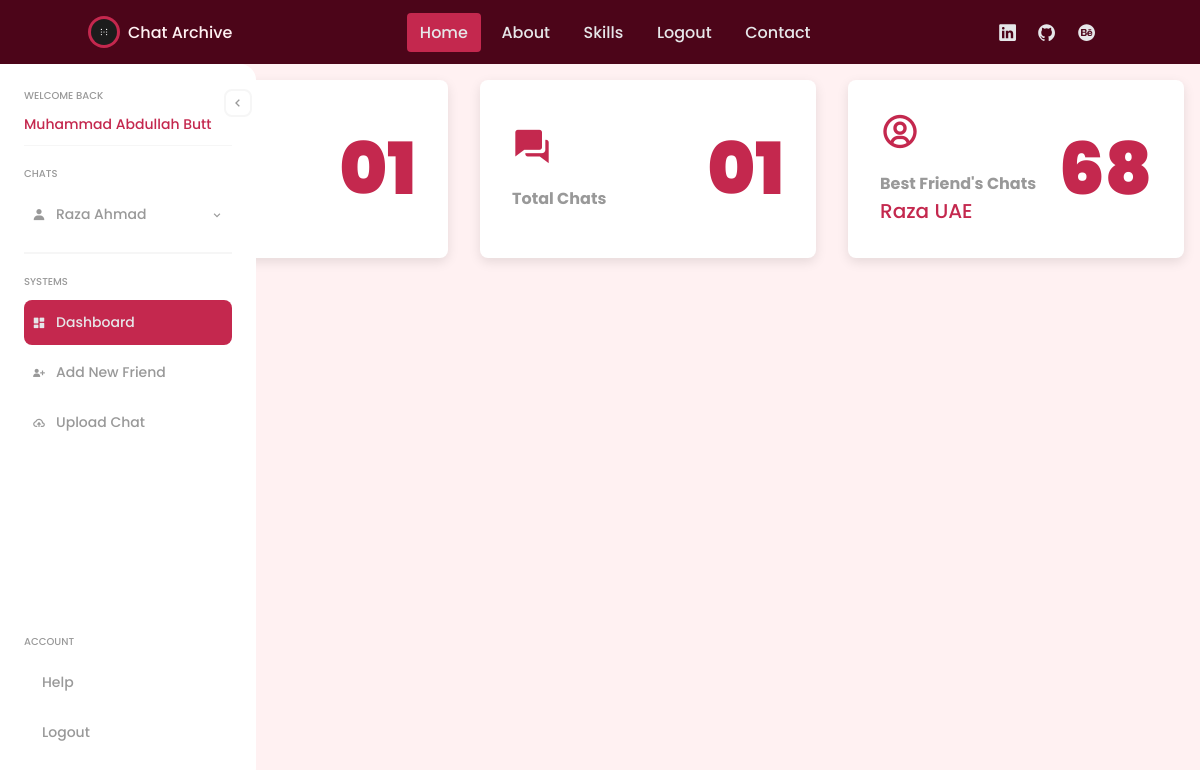
The app's page /dashboard/ (signed in), older data.
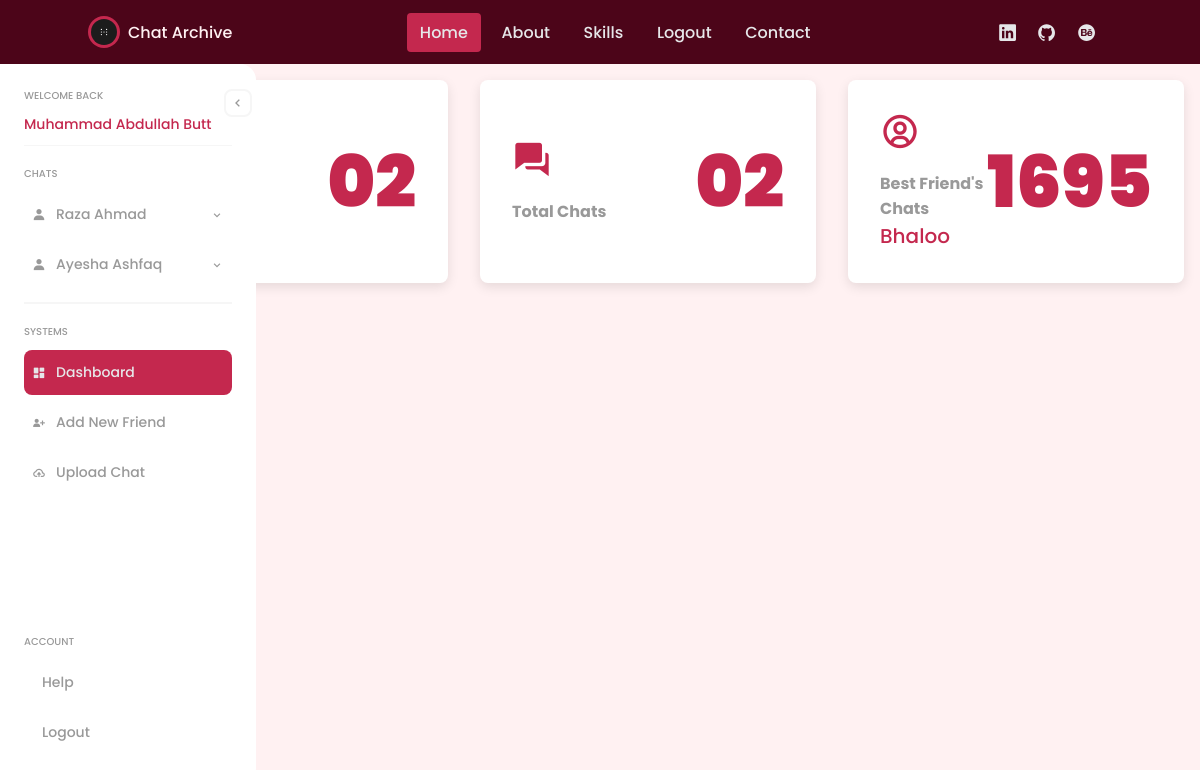
The same page, newer data.
### archivehandler/models.py (models this page shows, shortened)
class Friend(models.Model):
    name = models.CharField(max_length=200)
    display_name = models.CharField(max_length=200)
    user = models.ForeignKey(User, on_delete=models.CASCADE, related_name='friends')
    slug = models.SlugField(unique=True, max_length=255)
    class Meta:
        unique_together = ('user', 'slug')

### archivehandler/views.py (the view)
# urls.py: path('dashboard/', views.dashboard, name='dashboard'),
@login_required
def dashboard(request):
    total_friends_count = str(Friend.objects.filter(user=request.user).count()).zfill(2)
    total_chats_count = str(Chat.objects.filter(friend__user=request.user).count()).zfill(2)
    friend_with_max_messages = Friend.objects.filter(chats__friend__user=request.user) \
                                           .annotate(num_messages=Count('chats__messages')) \
                                           .order_by('-num_messages', 'id') \
                                           .first()
    friends_chats = get_friends_chats(request)
    context = {
        'total_friends_count': total_friends_count,
        'total_chats_count': total_chats_count,
        'friend_with_max_messages': friend_with_max_messages,
        'friends_chats': friends_chats,
    }
    return render(request, "dashboard.html", context)

### archivehandler/views.py (called while the page is built)
def get_friends_chats(request):
    friends = Friend.objects.filter(user=request.user)
    friends_chats = {}
    for friend in friends:
        chats = Chat.objects.filter(friend=friend)
        friends_chats[friend] = chats
    return friends_chats

### templates/dashboard.html (shortened to what this page needs)
{% extends "framer.html" %}
{% load static %}
{% block framer_content %}
<div class="framer-div dashboard-hero-container">
    <div class="dashboard-hero-card">
        <div class="dashboard-hero-content">
            <h3>Total Friends</h3>
        </div>
        <h1 class="dashboard-count">{{total_friends_count}}</h1>
    </div>
    <div class="dashboard-hero-card">
        <div class="dashboard-hero-content">
            <i class='bx bxs-conversation' ></i>
            <h3>Total Chats</h3>
        </div>
        <h1 class="dashboard-count">{{total_chats_count}}</h1>
    </div>
    <div class="dashboard-hero-card">
        <div class="dashboard-hero-content">
            <i class='bx bx-user-circle'></i>
            <h3>Best Friend's Chats</h3>
            <p> {{ friend_with_max_messages.display_name }}</p>
        </div>
        <h1 class="dashboard-count">{{ friend_with_max_messages.num_messages }}</h1>
    </div>
</div>
{% endblock framer_content %}

### templates/framer.html
{% extends "main.html" %}
{% load static %}
{% block body_content %}
<div class="framer-container">
{% include 'sidebar.html' %}
{% block framer_content %}{% endblock framer_content %}
</div>
{% endblock body_content %}

### templates/main.html (shortened to what this page needs)
{% load static %}
<!DOCTYPE html>
<html lang="en">
<head>
    <link rel="stylesheet" href="{% static 'css/styles.css' %}">
    <link rel="stylesheet" href="{% static 'css/responsive.css' %}">
    <link href='https://unpkg.com/boxicons@2.1.4/css/boxicons.min.css' rel='stylesheet'>
    <link rel="stylesheet" href="https://cdnjs.cloudflare.com/ajax/libs/font-awesome/6.3.0/css/all.min.css">
</head>
<body>
    {% include 'header.html' %}
    {% block body_content %}{% endblock body_content %}
</body>
</html>

### templates/header.html (shortened to what this page needs)
{% load static %}
<header class="header">
    <nav class="nav" id="nav-menu">
        <div class="nav__content bd-grid">
            <div class="nav__perfil">
                <div class="nav__img">
                    <img src="{% static 'images/logo.svg' %}" alt="">
                </div>
                <div>
                    <a href="{% url 'home' %}" class="nav__name">Chat Archive</a>
                </div>
            </div>
            <div class="nav__menu">
                <ul class="nav__list">
                    <li class="nav__item"><a href="#" class="nav__link active">Home</a></li>
                    <li class="nav__item"><a href="#" class="nav__link">About</a></li>
                    <li class="nav__item"><a href="#" class="nav__link">Skills</a></li>
                    {% if user.is_authenticated %}
                        <li class="nav__item"><a href="{% url 'logout' %}" class="nav__link">Logout</a></li>
                    {% else %}
                        <li class="nav__item"><a href="{% url 'login' %}" class="nav__link">Login</a></li>
                    {% endif %}
                    <li class="nav__item"><a href="#" class="nav__link">Contact</a></li>
                </ul>
            </div>
            <div class="nav__social">
                <a href="#" class="nav__social-icon"><ion-icon name="logo-linkedin"></ion-icon></a>
                <a href="#" class="nav__social-icon"><ion-icon name="logo-github"></ion-icon></a>
                <a href="#" class="nav__social-icon"><ion-icon name="logo-behance"></ion-icon></a>
            </div>
        </div>
    </nav>
</header>

### templates/sidebar.html (shortened to what this page needs)
{% load static %}
<div class="sidebar">
    <div class="menu-btn">
        <i class='bx bx-chevron-left'></i>
    </div>
    <div class="head">
        <div class="user-details">
            <p class="title">Welcome Back</p>
            <p class="name">{{user.first_name}}</p>
        </div>
    </div>
    <div class="nav">
        <div class="menu">
            <p class="title">Chats</p>
            <ul>
                {% for friend, chats in friends_chats.items %}
                <li>
                    <a href="#">
                    <i class='bx bxs-user'></i>
                    <span class="text">{{ friend.name }}</span>
                    <i class='bx bx-chevron-down arrow'></i>
                    </a>
                </li>
                {% endfor %}
            </ul>
        </div>
        <div class="menu">
            <p class="title">Systems</p>
            <ul>
                <li class="{% if request.path == '/dashboard/' %}active{% endif %}">
                    <a href="{% url "dashboard" %}">
                    <i class='bx bxs-dashboard' ></i>
                    <span class="text">Dashboard</span>
                    </a>
                </li>
                <li class="{% if request.path == '/add_friend/' %}active{% endif %}">
                    <a href="{% url "add_friend" %}">
                        <i class='bx bxs-user-plus'></i>
                        <span class="text">Add New Friend</span>
                    </a>
                </li>
                <li class="{% if request.path == '/upload_chat/' %}active{% endif %}">
                    <a href="{% url "upload_chat" %}">
                        <i class='bx bx-cloud-upload'></i>
                        <span class="text">Upload Chat</span>
                    </a>
                </li>
            </ul>
        </div>
    </div>
    <div class="menu">
      <p class="title">Account</p>
      <ul>
        <li>
          <a href="#">
            <span class="text">Help</span>
          </a>
        </li>
        <li>
          <a href="#">
            <span class="text">Logout</span>
          </a>
        </li>
      </ul>
    </div>
</div>

### static/css/responsive.css (style rules this page uses)
@media screen and (min-width: 768px) { :root { --normal-font-size: 1rem; --small-font-size: .875rem; } }
@media screen and (min-width: 1024px) { .bd-grid { margin-left: auto; margin-right: auto; } }
@media screen and (min-width: 768px) { body { margin: 0; } }
@media screen and (min-width: 768px) { .header { height: calc(var(--header-height) + 1rem); } }
@media screen and (min-width: 768px) { .header .nav { width: 100%; } }
@media screen and (min-width: 768px) { .nav__content { grid-template-columns: repeat(3, -webkit-max-content); grid-template-columns: repeat(3, max-content); -ms-grid-rows: 1fr; grid-template-rows: 1fr; -webkit-column-gap: 1rem; column-gap: 1rem; -webkit-box-pack: justify; -ms-flex-pack: justify; justify-content: space-between; } }
@media screen and (min-width: 768px) { .nav__perfil { display: -webkit-box; display: -ms-flexbox; display: flex; -webkit-box-align: center; -ms-flex-align: center; align-items: center; } }
@media screen and (min-width: 768px) { .nav__img { width: 32px; height: 32px; margin-right: .5rem; margin-bottom: 0; -webkit-box-align: center; -ms-flex-align: center; align-items: center; } }
@media screen and (min-width: 768px) { .nav__img img { width: 26px; } }
@media screen and (min-width: 768px) { .nav__list { display: -webkit-box; display: -ms-flexbox; display: flex; } }
@media screen and (min-width: 768px) { .nav__item { margin: 0 .25rem; } }
@media screen and (min-width: 768px) { .nav__link { padding: .5rem .8rem; border-radius: .25rem; } }
@media screen and (min-width: 768px) { .active { background-color: var(--first-color); color: var(--white-color); } }

Row changes from the older to the newer data that the page shows:
added Friend: name "Ayesha Ashfaq", display_name "Bhaloo", num_messages "1695"
Text that changed along with them:
{{ total_friends_count }}: "01" → "02"
{{ total_chats_count }}: "01" → "02"
{{ friend_with_max_messages.display_name }}: "Raza UAE" → "Bhaloo"
{{ friend_with_max_messages.num_messages }}: "68" → "1695"
